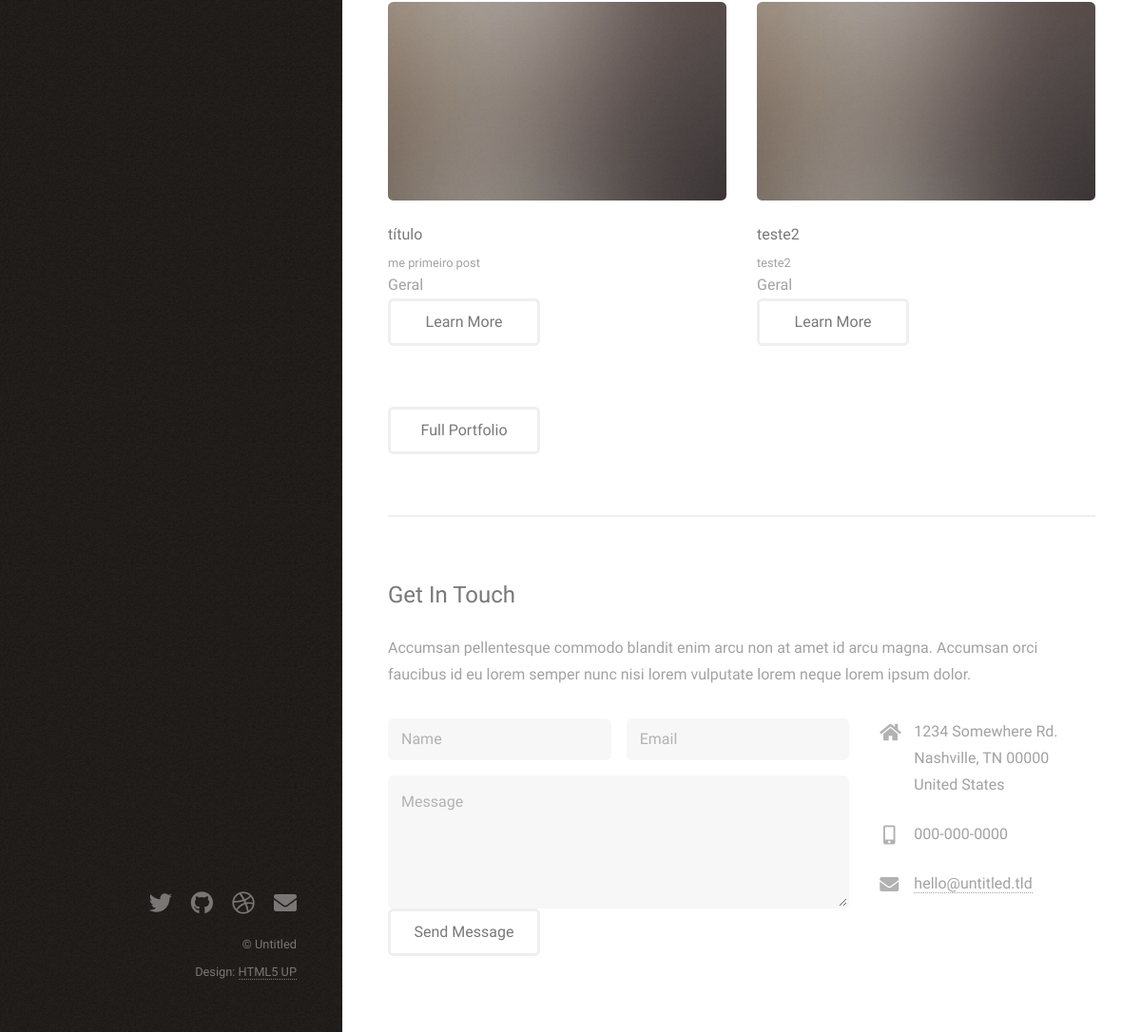
Page /blog/ (lower part) on the earlier database version.
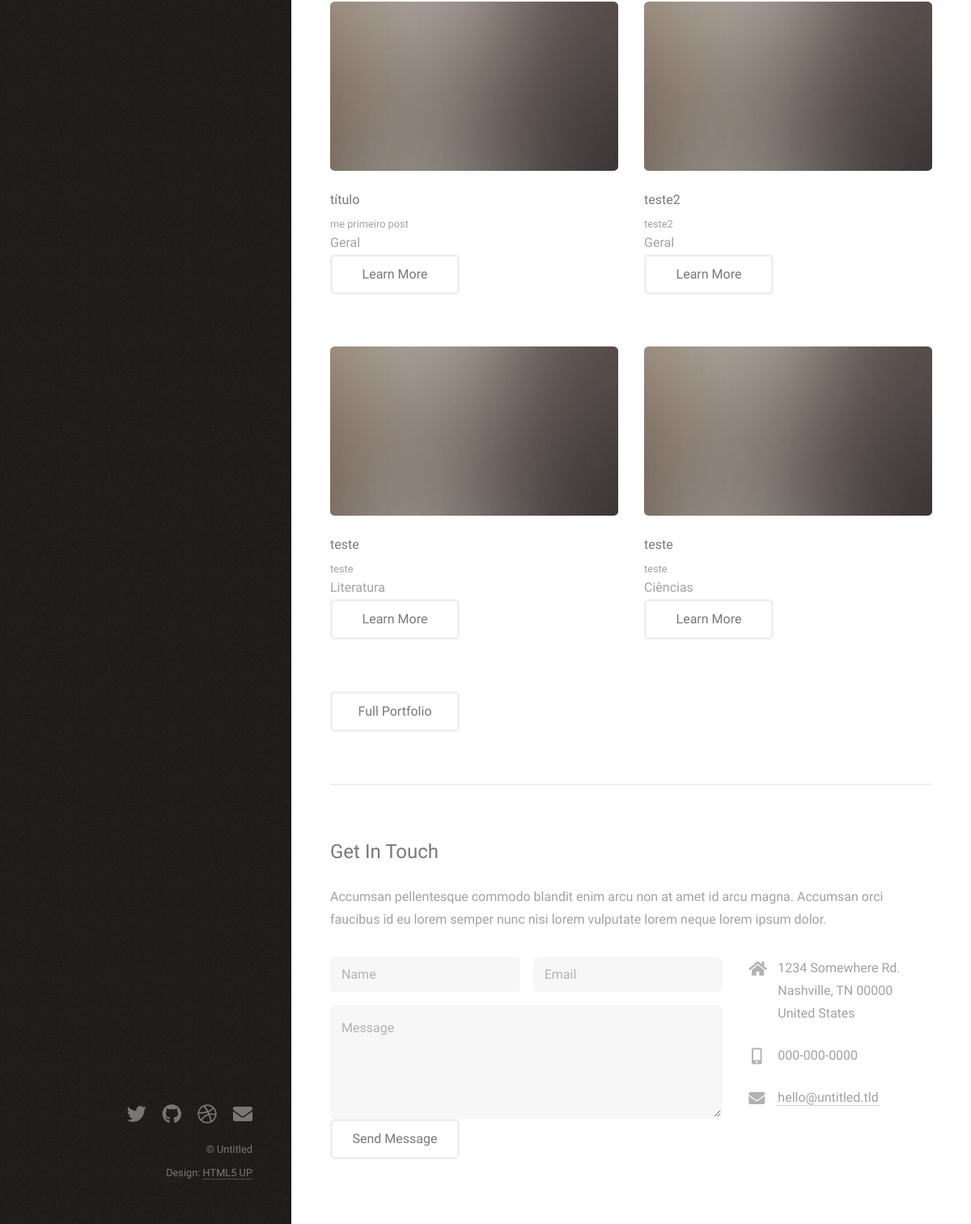
Same page on the later database version.
### website/models.py (models this page shows, shortened)
class Post(models.Model):
    author = models.ForeignKey(settings.AUTH_USER_MODEL, on_delete=models.CASCADE)
    title = models.CharField(max_length=200)
    sub_title = models.CharField(max_length=200)
    text = models.TextField()
    categories = models.CharField(
        max_length=3,
        choices = Categorias.choices,
        default = Categorias.GR,
    )
    created_date = models.DateTimeField(default=timezone.now)
    published_date = models.DateTimeField(blank=True, null=True)
    imagem = models.ImageField(upload_to='posts', null=True, blank=True)
    def get_category_label(self):
        return self.get_categories_display()

### website/views.py (the view)
# urls.py: path('', home_blog, name='home_blog'),
def home_blog(request):
    list_posts = Post.objects.all()
    data = {'list_posts': list_posts}
    return render(request, 'index.html', data)

### website/templates/index.html (shortened to what this page needs)
{% load static %}
<!DOCTYPE HTML>
<html>
	<head>
		<link rel="stylesheet" href="{% static 'assets/css/main.css' %}" />
	</head>
	<body class="is-preload">
		<header id="header">
				<div class="inner">
				</div>
			</header>
			<div id="main">
					<section id="two">
						<div class="row">
							{% for post in list_posts %}
								<article class="col-6 col-12-xsmall work-item">
									{% if post.imagem %}
										<img src="{{post.imagem.url}}" alt ="" width="300px" height="200px"/>
									{% else %}
										<a href="{% static 'images/fulls/01.jpg' %}" class="image fit thumb">
											<img src="{% static 'images/thumbs/01.jpg' %}" alt="" /></a>
									{% endif%}
									<h3>{{post.title}}</h3>
									<p>{{post.sub_title}}</p>
									<span>{{post.get_category_label}}</span>
									<ul class="actions">
										<li><a href="{% url 'post_detail' post.id %}" class="button">Learn More</a></li>
									</ul>
								</article>
							{% endfor %}
						</div>
						<ul class="actions">
							<li><a href="#" class="button">Full Portfolio</a></li>
						</ul>
					</section>
					<section id="three">
						<h2>Get In Touch</h2>
						<p>Accumsan pellentesque commodo blandit enim arcu non at amet id arcu magna. Accumsan orci faucibus id eu lorem semper nunc nisi lorem vulputate lorem neque lorem ipsum dolor.</p>
						<div class="row">
							<div class="col-8 col-12-small">
								<form method="post" action="{% url 'save_form' %}">
									<div class="row gtr-uniform gtr-50">
										<div class="col-6 col-12-xsmall"><input type="text" name="name" id="name" placeholder="Name" /></div>
										<div class="col-6 col-12-xsmall"><input type="email" name="email" id="email" placeholder="Email" /></div>
										<div class="col-12"><textarea name="message" id="message" placeholder="Message" rows="4"></textarea></div>
									</div>
									<input type="submit" value="Send Message" />
								</form>
							</div>
							<div class="col-4 col-12-small">
								<ul class="labeled-icons">
									<li>
										<h3 class="icon solid fa-home"><span class="label">Address</span></h3>
										1234 Somewhere Rd.<br />
										Nashville, TN 00000<br />
										United States
									</li>
									<li>
										<h3 class="icon solid fa-mobile-alt"><span class="label">Phone</span></h3>
										000-000-0000
									</li>
									<li>
										<h3 class="icon solid fa-envelope"><span class="label">Email</span></h3>
										<a href="#">hello@untitled.tld</a>
									</li>
								</ul>
							</div>
						</div>
					</section>
			</div>
			<footer id="footer">
				<div class="inner">
					<ul class="icons">
						<li><a href="#" class="icon brands fa-twitter"><span class="label">Twitter</span></a></li>
						<li><a href="#" class="icon brands fa-github"><span class="label">Github</span></a></li>
						<li><a href="#" class="icon brands fa-dribbble"><span class="label">Dribbble</span></a></li>
						<li><a href="#" class="icon solid fa-envelope"><span class="label">Email</span></a></li>
					</ul>
					<ul class="copyright">
						<li>&copy; Untitled</li><li>Design: <a href="http://html5up.net">HTML5 UP</a></li>
					</ul>
				</div>
			</footer>
	</body>
</html>

Differences in the rows shown:
added Post: title "teste", sub_title "teste", get_category_label "Literatura"
added Post: title "teste", sub_title "teste", get_category_label "Ciências"
